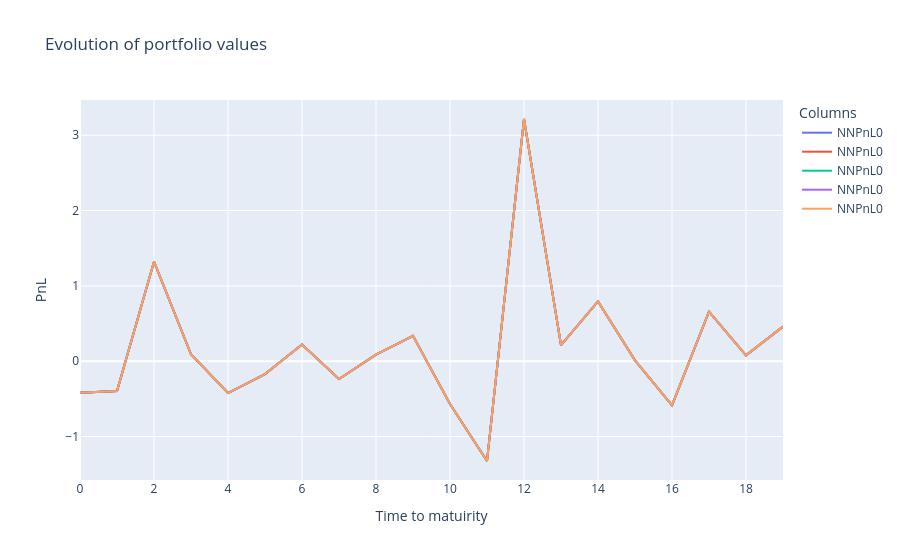

The code cell stored with this chart in its notebook:
### Code cell
fig = go.Figure()
# Add traces for each column
for column in rewards.columns[values]:
    fig.add_trace(go.Scatter(x=rewards.index, y=rewards[column], mode='lines', name=f"NNPnL{column}"))
    #fig.add_trace(go.Scatter(x=rewards_1.index, y=rewards_1[column], mode='lines', name=f"DeltaPnL{column}"))

# Update layout
fig.update_layout(
    title='Evolution of portfolio values',
    xaxis_title='Time to matuirity',
    yaxis_title='PnL',
    template='plotly',
    legend=dict(title='Columns'),
)

# Show the plot
fig.show()

### Figure 1 — Plotly figure (JSON) as saved in the notebook; plotly's stock layout.template omitted (floating-point values rounded to 4 significant figures)
{"data": [{"mode": "lines", "name": "NNPnL0", "type": "scatter", "x": [0, 1, 2, 3, 4, 5, 6, 7, 8, 9, 10, 11, 12, 13, 14, 15, 16, 17, 18, 19], "y": [-0.4172, -0.395, 1.321, 0.09226, -0.4224, -0.1707, 0.2211, -0.2371, 0.08739, 0.3374, -0.5673, -1.324, 3.215, 0.2128, 0.7933, 0.01131, -0.5856, 0.6576, 0.07781, 0.4592]}, {"mode": "lines", "name": "NNPnL0", "type": "scatter", "x": [0, 1, 2, 3, 4, 5, 6, 7, 8, 9, 10, 11, 12, 13, 14, 15, 16, 17, 18, 19], "y": [-0.4172, -0.395, 1.321, 0.09226, -0.4224, -0.1707, 0.2211, -0.2371, 0.08739, 0.3374, -0.5673, -1.324, 3.215, 0.2128, 0.7933, 0.01131, -0.5856, 0.6576, 0.07781, 0.4592]}, {"mode": "lines", "name": "NNPnL0", "type": "scatter", "x": [0, 1, 2, 3, 4, 5, 6, 7, 8, 9, 10, 11, 12, 13, 14, 15, 16, 17, 18, 19], "y": [-0.4172, -0.395, 1.321, 0.09226, -0.4224, -0.1707, 0.2211, -0.2371, 0.08739, 0.3374, -0.5673, -1.324, 3.215, 0.2128, 0.7933, 0.01131, -0.5856, 0.6576, 0.07781, 0.4592]}, {"mode": "lines", "name": "NNPnL0", "type": "scatter", "x": [0, 1, 2, 3, 4, 5, 6, 7, 8, 9, 10, 11, 12, 13, 14, 15, 16, 17, 18, 19], "y": [-0.4172, -0.395, 1.321, 0.09226, -0.4224, -0.1707, 0.2211, -0.2371, 0.08739, 0.3374, -0.5673, -1.324, 3.215, 0.2128, 0.7933, 0.01131, -0.5856, 0.6576, 0.07781, 0.4592]}, {"mode": "lines", "name": "NNPnL0", "type": "scatter", "x": [0, 1, 2, 3, 4, 5, 6, 7, 8, 9, 10, 11, 12, 13, 14, 15, 16, 17, 18, 19], "y": [-0.4172, -0.395, 1.321, 0.09226, -0.4224, -0.1707, 0.2211, -0.2371, 0.08739, 0.3374, -0.5673, -1.324, 3.215, 0.2128, 0.7933, 0.01131, -0.5856, 0.6576, 0.07781, 0.4592]}], "layout": {"legend": {"title": {"text": "Columns"}}, "title": {"text": "Evolution of portfolio values"}, "xaxis": {"title": {"text": "Time to matuirity"}}, "yaxis": {"title": {"text": "PnL"}}}}
